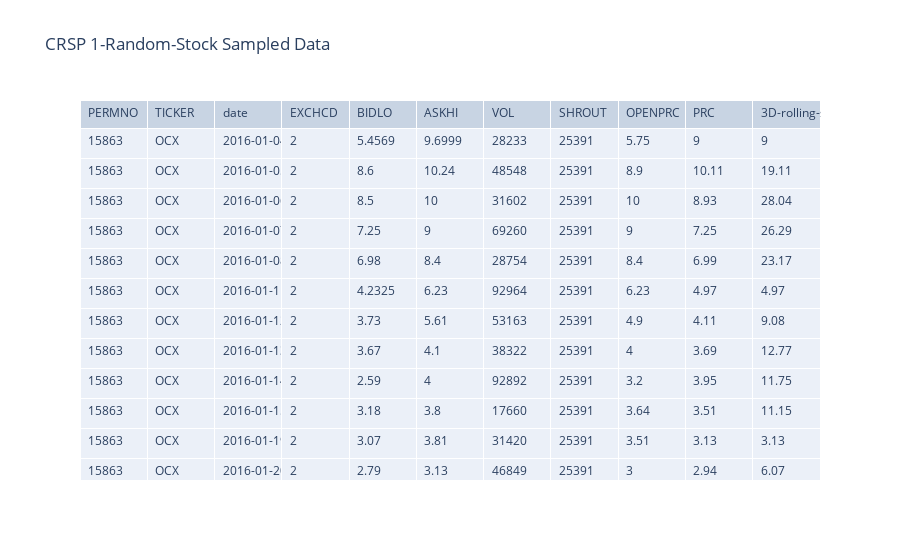

Notebook source saved alongside this figure:
### Code cell
# finding momentum_score
filtered_crsp = df_crsp.select(['PERMNO', 'TICKER', 'date', 'EXCHCD', 'BIDLO', 'ASKHI', 'VOL', 'SHROUT', 'OPENPRC', 'PRC'])

pl.set_random_seed(1)
sampled_permnos = filtered_crsp.select(pl.col('PERMNO').unique().sample(1)).collect()

filtered_crsp = (
    filtered_crsp
    .join(sampled_permnos.lazy(), on='PERMNO', how='semi')
    .with_columns(
        pl.col('date').str.to_date()
    )
    .sort("date")
    .with_columns(
        pl.col('PRC')
        .rolling_sum_by('date', window_size='3d', closed='right')
        .over('PERMNO')
        .alias('3D-rolling-sum')
    )
    .drop_nulls()
    .collect()
)

fig = go.Figure(data=[go.Table(
    header=dict(
        values=filtered_crsp.columns,
        align='left'
    ),
    cells=dict(
        values=[filtered_crsp[col] for col in filtered_crsp.columns],
        align='left',
        height=30
    )
)])

fig.update_layout(title_text='CRSP 1-Random-Stock Sampled Data')
fig.show()

### Figure 1 — Plotly figure (JSON) as saved in the notebook; plotly's stock layout.template omitted (floating-point values rounded to 4 significant figures; data arrays with more than 128 entries replaced by an {"elided": "..."} marker saying what was removed)
{"data": [{"cells": {"align": "left", "height": 30, "values": {"elided": "11x2263 mixed values"}}, "header": {"align": "left", "values": ["PERMNO", "TICKER", "date", "EXCHCD", "BIDLO", "ASKHI", "VOL", "SHROUT", "OPENPRC", "PRC", "3D-rolling-sum"]}, "type": "table"}], "layout": {"title": {"text": "CRSP 1-Random-Stock Sampled Data"}}}
